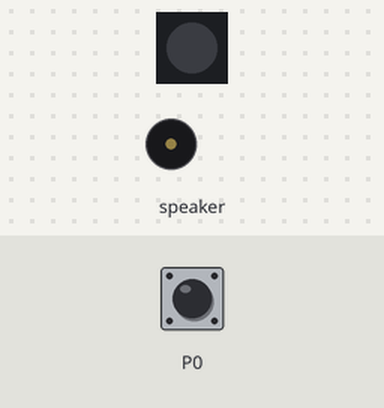
A program run on a simulated Calliope mini (MakeCode). On the bench: 1 RGB LEDs in strip order, left to right, buzzer (waves = sounding). The inputs (shaded band) are chosen by the test bench; at power-on: P0 LOW.

Above: at 1.2 s.
1.3 s: P0 pulled HIGH for 0.15 s
At 1.7 s:
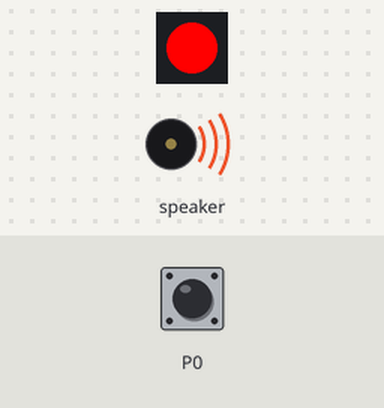
4.3 s: P0 pulled HIGH for 3.2 s
12.0 s: P0 pulled HIGH for 1 s
At 17.3 s:
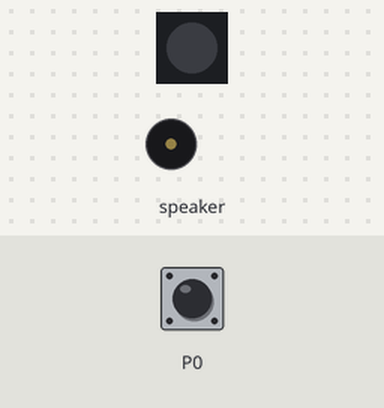
Timing chart, 0 to 18.8 s (numbered marks = the images above; inputs shaded):
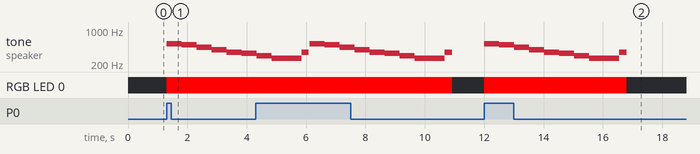

The program:

main.ts
```typescript
basic.forever(function () {
    if (pins.digitalReadPin(DigitalPin.P0) == 1) {
        basic.setLedColor(0xff0000)
        music.playMelody("C5 B A G F E D C ", 120)
        music.playTone(262, music.beat(BeatFraction.Whole))
        music.playTone(349, music.beat(BeatFraction.Half))
        basic.setLedColor(0x000000)
    }
})
```

test.ts
```typescript
// Hier kann man Tests durchführen; diese Datei wird nicht kompiliert, wenn dieses Paket als Erweiterung verwendet wird.
```

Measured:
- after the input at 1.3 s, tone on speaker: plays 523 Hz for 0.51 s, 494 Hz for 0.51 s, 440 Hz for 0.51 s, 392 Hz for 0.51 s, 349 Hz for 0.51 s, 330 Hz for 0.47 s, starting at once; RGB LED 0: off → RGB(255, 0, 0) at once
- after the input at 12.0 s, tone on speaker: plays 523 Hz for 0.51 s, 494 Hz for 0.51 s, 440 Hz for 0.51 s, 392 Hz for 0.51 s, 349 Hz for 0.51 s, 330 Hz for 0.51 s … (9 notes in this stretch), starting at once; RGB LED 0: off → RGB(255, 0, 0) at once, → off 4.8 s later
